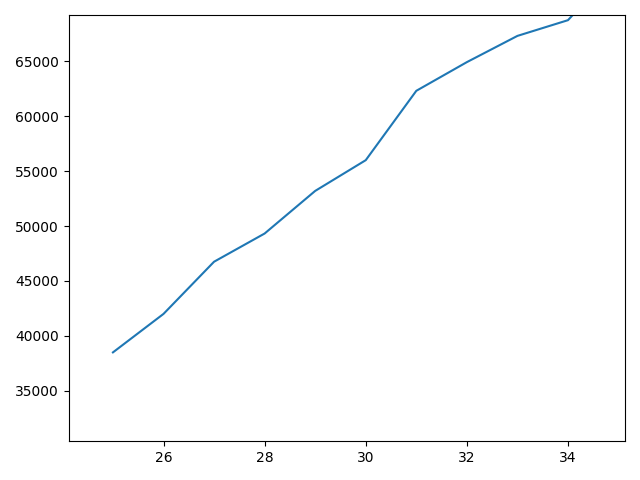

This chart was generated by the following Python code:
from matplotlib import pyplot as plt

dev_x = [25, 26, 27, 28, 29, 30, 31, 32, 33, 34, 35]
dev_y = [38496, 42000, 46752, 49320, 53200, 56000, 62316, 64928, 67317, 68748, 73752]

plt.plot(dev_x, dev_y)
plt.show()
# # Median python developer salaries by age
# py_dev_x = [25, 26, 27, 28, 29, 30, 31, 32, 33, 34, 35]
# py_dev_y = [45372, 48876, 53850, 57287, 63016, 65998, 70003, 70000, 71496, 75370, 83640]

# #median js developer salaries by  age
# js_dev_y = [37810, 43515, 46823, 49293, 53437, 56373, 62375, 66674, 68745, 68746, 74583]
